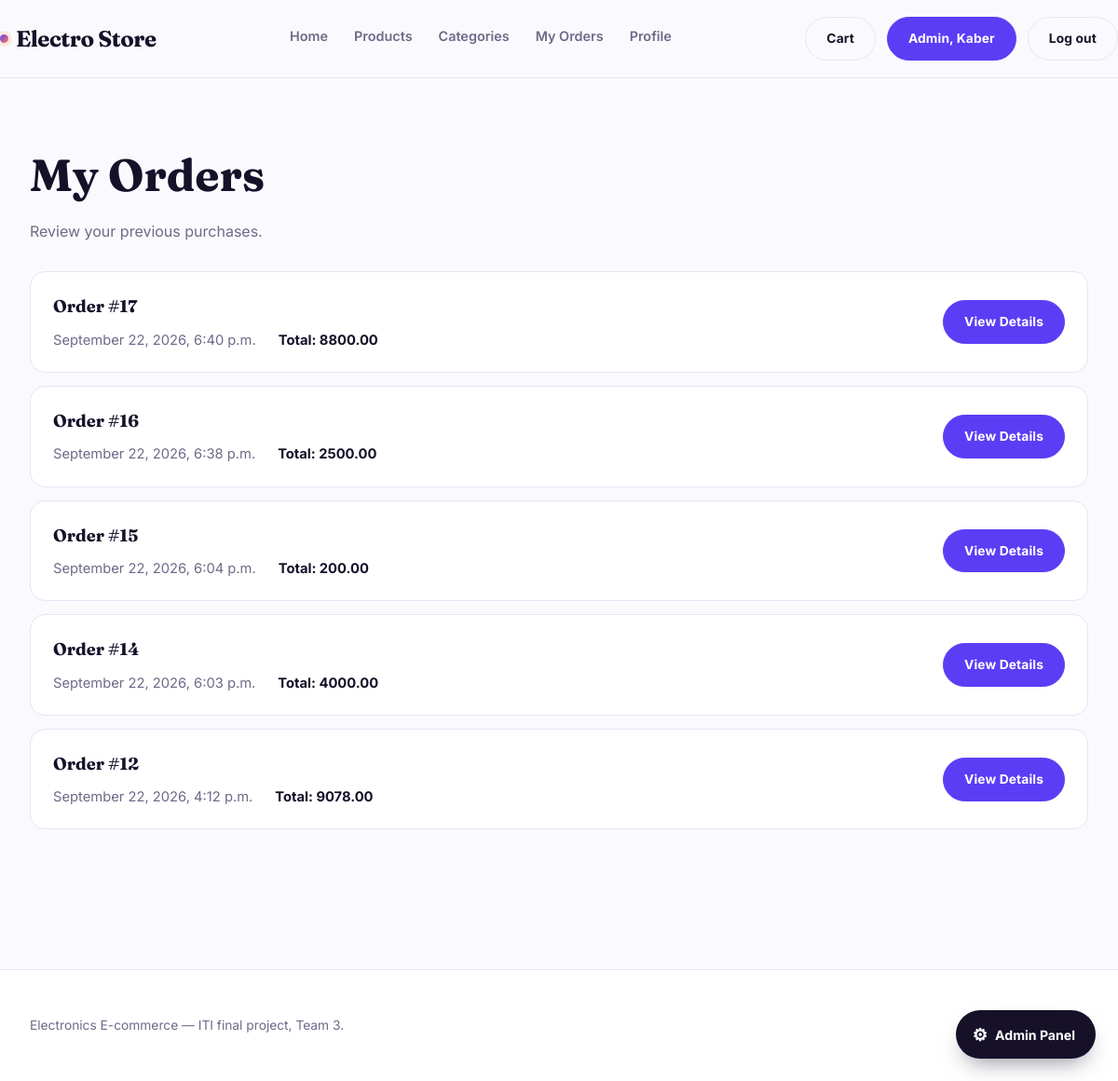
/orders/ (signed in), run on the app's committed database.
### accounts/models.py (models this page shows, shortened)
class User(AbstractUser):
    username = None
    email = models.EmailField(unique=True)
    mobile = models.CharField(max_length=11)
    USERNAME_FIELD = "email"
    REQUIRED_FIELDS = []
    objects = UserManager()

### orders/models.py (models this page shows, shortened)
class Order(models.Model):
    STATUS_CHOICES = [
        ('pending', 'Pending'),
        ('confirmed', 'Confirmed'),
        ('shipped', 'Shipped'),
        ('delivered', 'Delivered'),
        ('cancelled', 'Cancelled'),
    ]
    user = models.ForeignKey(
        settings.AUTH_USER_MODEL,
        on_delete=models.CASCADE,
        related_name='orders'
    )
    shipping_full_name = models.CharField(max_length=150)
    shipping_phone = models.CharField(max_length=11)
    shipping_address = models.CharField(max_length=255)
    shipping_city = models.CharField(max_length=100)
    total = models.DecimalField(max_digits=10, decimal_places=2)
    status = models.CharField(max_length=20, choices=STATUS_CHOICES, default='pending')
    created_at = models.DateTimeField(auto_now_add=True)
    class Meta:
        ordering = ['-created_at']

### orders/views.py (the view)
# urls.py: path('', views.order_history, name='order_history'),
@login_required
def order_history(request):
	orders = Order.objects.filter(user=request.user)
	return render(request, 'orders/order_history.html', {'orders': orders})

### templates/orders/order_history.html (shortened to what this page needs)
{% extends "base.html" %}
{% block content %}
<section class="orders-page">
    <div class="wrap">
        <h1>My Orders</h1>
        <p class="intro">Review your previous purchases.</p>
        {% if orders %}
        <div class="order-list">
            {% for order in orders %}
            <article class="order-row">
                <div>
                    <h2>Order #{{ order.id }}</h2>
                    <div class="order-meta">
                        <span>{{ order.created_at|date:"F j, Y, g:i a" }}</span>
                        <span class="order-total">Total: {{ order.total }}</span>
                    </div>
                </div>
                <a class="btn btn-edit" href="{% url 'orders:order_detail' order.id %}"><span>View Details</span></a>
            </article>
            {% endfor %}
        </div>
        {% else %}
        <div class="empty">You have no previous orders.</div>
        {% endif %}
    </div>
</section>
{% endblock %}

### templates/base.html (shortened to what this page needs)
{% load static %}
<!DOCTYPE html>
<html lang="en">
<head>
  <link rel="stylesheet" href="{% static 'css/base.css' %}">
</head>
<body>
  <header class="top" id="siteHeader">
    <div class="wrap top-in">
      <a class="brand" href="{% url 'catalog:home' %}"><span class="brand-dot"></span>Electro Store</a>
      <nav class="nav">
        <a href="{% url 'catalog:home' %}">Home</a>
        <a href="{% url 'catalog:product_list' %}">Products</a>
        <a href="{% url 'catalog:category_list' %}">Categories</a>
        {% if user.is_authenticated %}
        {% if user.is_staff %}
        <a href="{% url 'orders:order_history' %}">My Orders</a>
        {% else %}
        <a href="{% url 'orders:order_history' %}">My Orders</a>
        {% endif %}
        <a href="{% url 'accounts:profile' %}">Profile</a>
        {% endif %}
      </nav>
      <div class="nav-act">
        <a class="btn btn-ghost" href="{% url 'cart:cart_detail' %}"><span>Cart</span></a>
        {% if user.is_authenticated %}
        <a class="btn" href="{% url 'accounts:profile' %}">
          <span>
            {% if user.is_staff %}
            Admin, {{ user.first_name }}
            {% else %}
            {{ user.first_name|default:"Account" }}
            {% endif %}
          </span>
        </a>
        <a class="btn btn-ghost" href="{% url 'accounts:logout' %}">
          <span>Log out</span>
        </a>
        {% endif %}
      </div>
    </div>
  </header>
  {% if user.is_authenticated and user.is_staff %}
  <button class="admin-toggle" id="adminToggle" title="Open Admin Panel">
    <span class="icon">⚙</span><span>Admin Panel</span>
  </button>
  {% endif %}
  <main>
    {% block content %}{% endblock %}
  </main>
  <footer class="foot">
    <div class="wrap foot-in">
      <div>Electronics E-commerce — ITI final project, Team 3.</div>
      <div>Crafted with Django.</div>
    </div>
  </footer>
</body>
</html>

### static/css/base.css (style rules this page uses)
:root { --bg:#FAFAFE; --surface:#FFFFFF; --ink:#161129; --muted:#6E6A88; --line:#E7E4F6; --primary:#5B3DF5; --primary-deep:#3B24B8; --accent:#FF7A59; --accent-soft:#FFE8E0; --mint:#12B886; --display:"Fraunces",Georgia,serif; --body:"Inter",system-ui,-apple-system,"Segoe UI",sans-serif; }
* { box-sizing:border-box }
body { margin:0;background:var(--bg);color:var(--ink); font-family:var(--body);font-size:16px;line-height:1.65; -webkit-font-smoothing:antialiased; }
a { color:inherit;text-decoration:none }
.wrap { max-width:1260px;margin:0 auto;padding:0 32px }
.top { border-bottom:1px solid var(--line);background:rgba(250,250,254,.9); backdrop-filter:blur(10px);position:sticky;top:0;z-index:30; transition:box-shadow .3s ease }
.top-in { display:flex;align-items:center;justify-content:space-between; gap:28px;padding:18px 0 }
.brand { font-family:var(--display);font-size:1.5rem;font-weight:700; letter-spacing:-.02em;color:var(--ink);display:flex;align-items:center;gap:8px }
.brand-dot { width:9px;height:9px;border-radius:50%; background:linear-gradient(135deg,var(--primary),var(--accent)); box-shadow:0 0 0 4px var(--accent-soft) }
.nav { display:flex;gap:28px;font-size:.9rem;font-weight:600 }
.nav a { position:relative;padding-bottom:4px;color:var(--muted);transition:color .2s ease }
.nav a::after { content:"";position:absolute;left:0;bottom:0;width:100%;height:2px; border-radius:2px;background:linear-gradient(90deg,var(--primary),var(--accent)); transform:scaleX(0);transform-origin:right; transition:transform .35s cubic-bezier(.4,0,.2,1) }
.nav-act { display:flex;gap:12px;align-items:center }
.btn { position:relative;overflow:hidden;display:inline-block; font-family:var(--body);font-size:.86rem;font-weight:700;letter-spacing:.01em; padding:11px 22px;border-radius:999px;border:1px solid var(--primary); background:var(--primary);color:#fff;cursor:pointer; transition:transform .25s cubic-bezier(.2,.7,.3,1),box-shadow .25s ease,background .25s ease; }
.btn span { position:relative;z-index:1 }
.btn-ghost { background:transparent;color:var(--ink);border-color:var(--line) }
.foot { border-top:1px solid var(--line);margin-top:110px;padding:48px 0; font-size:.86rem;color:var(--muted);background:var(--surface) }
.foot-in { display:flex;flex-wrap:wrap;gap:20px;justify-content:space-between }
.btn-edit { background:var(--primary);color:#fff;border-color:var(--primary) }
.admin-toggle { position:fixed;right:24px;bottom:24px;z-index:40; height:52px;padding:0 22px 0 18px;border-radius:999px; background:var(--ink);color:#fff;display:flex;align-items:center; gap:8px;font-family:var(--body);font-size:.88rem;font-weight:700; border:none;cursor:pointer; box-shadow:0 12px 24px -10px rgba(22,17,41,.5); transition:transform .25s ease }
.admin-toggle .icon { font-size:1.15rem }

### templates/orders/order_history.html (style rules this page uses)
.orders-page { padding: 64px 0 40px }
.orders-page h1 { font-family: var(--display); font-size: clamp(2rem, 4vw, 3.2rem); margin: 0 0 8px }
.orders-page .intro { color: var(--muted); margin: 0 0 30px }
.order-list { display: grid; gap: 14px }
.order-row { display: flex; align-items: center; justify-content: space-between; gap: 20px; background: var(--surface); border: 1px solid var(--line); border-radius: 16px; padding: 22px 24px }
.order-row h2 { font-family: var(--display); font-size: 1.15rem; margin: 0 0 8px }
.order-meta { display: flex; gap: 24px; flex-wrap: wrap; color: var(--muted); font-size: .92rem }
.order-total { font-weight: 700; color: var(--ink) }

### data on the page
User: first_name "Kaber"
Order: id "17", created_at "September 22, 2026, 6:40 p.m.", total "8800.00"
Order: id "16", created_at "September 22, 2026, 6:38 p.m.", total "2500.00"
Order: id "15", created_at "September 22, 2026, 6:04 p.m.", total "200.00"
Order: id "14", created_at "September 22, 2026, 6:03 p.m.", total "4000.00"
Order: id "12", created_at "September 22, 2026, 4:12 p.m.", total "9078.00"
